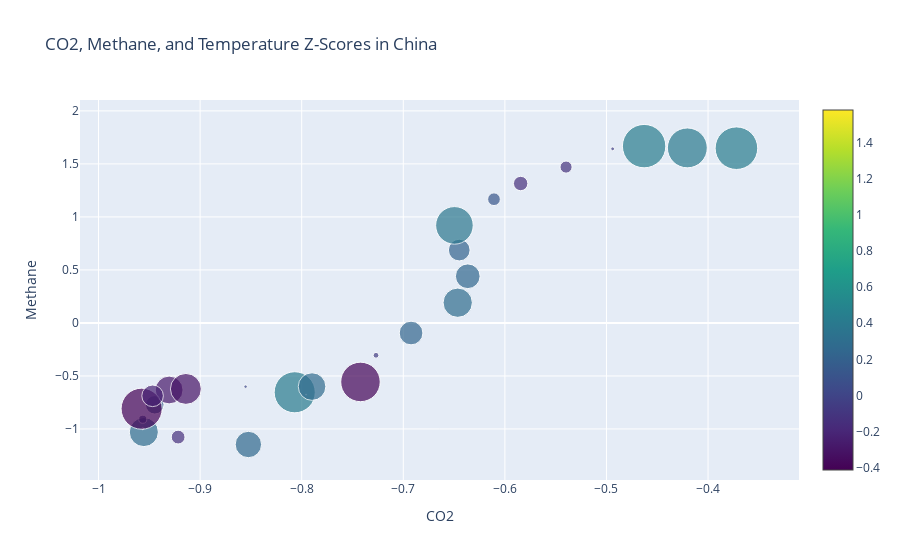

The code cell stored with this chart in its notebook:
### Code cell
trace = go.Scatter(
    x=co2_china['z-score'],
    y=methane_china['z-score'],
    mode='markers',
    marker=dict(
        size=abs(temperature_china['Temperature']) * 10,
        sizemode='diameter',
        sizeref=0.1,
        color=temperature_china['Temperature'],
        colorscale='Viridis',
        showscale=True,
        cmin=temperature_china['Temperature'].min(),
        cmax=temperature_china['Temperature'].max()
    ),
    text=co2_china['z-score'],
    hovertemplate=
    '<b>CO2: %{x}</b><br>'+
    '<b>Methane: %{y}</b><br>'+
    '<b>Temperature Z-Score: %{marker.size}</b><br>',
)

layout = go.Layout(
    title='CO2, Methane, and Temperature Z-Scores in China',
    xaxis=dict(title='CO2'),
    yaxis=dict(title='Methane'),
    hovermode='closest',
)

fig = go.Figure(data=[trace], layout=layout)

fig.show()
